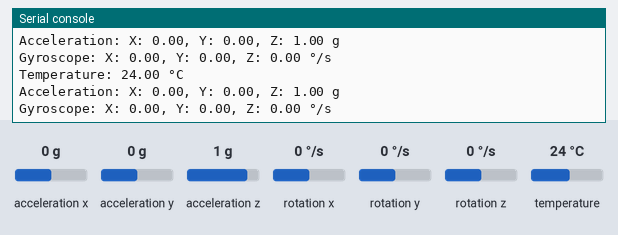
Bench run of a program on a simulated Raspberry Pi Pico running MicroPython. On the bench: the last lines printed to the serial console. The test bench sets the inputs (shaded band); at power-on: acceleration x 0 g, acceleration y 0 g, acceleration z 1 g, rotation x 0 °/s, rotation y 0 °/s, rotation z 0 °/s, temperature 24 °C.

Above: at 1.3 s.
1.4 s: acceleration x set to -1.4 g
At 2.0 s:
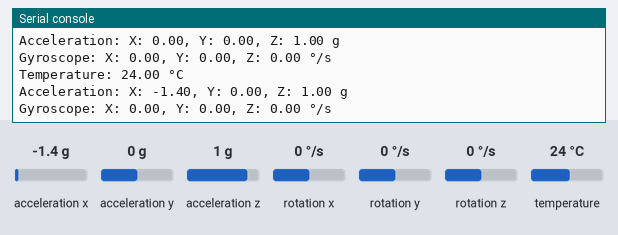
2.9 s: acceleration y set to -1.4 g
At 3.5 s:
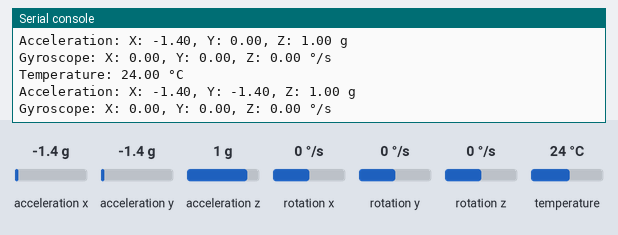
4.4 s: acceleration z set to -1.4 g
At 5.1 s:
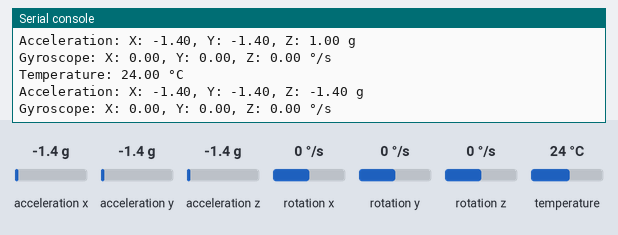
5.9 s: rotation x set to -192 °/s
At 6.5 s:
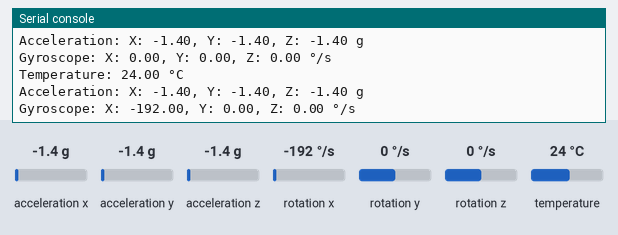
7.4 s: rotation y set to -192 °/s
At 8.1 s:
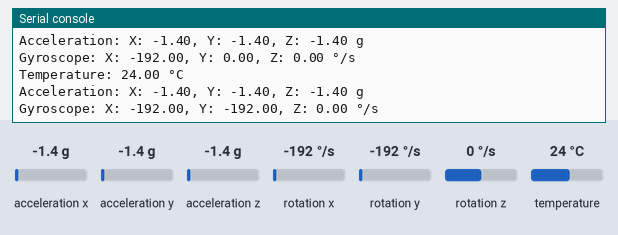

The program:

pico-6050.py
```python
from machine import Pin, I2C
import utime

PWR_MGMT_1 = 0x6B
SMPLRT_DIV = 0x19
CONFIG = 0x1A
GYRO_CONFIG = 0x1B
ACCEL_CONFIG = 0x1C
TEMP_OUT_H = 0x41
ACCEL_XOUT_H = 0x3B
GYRO_XOUT_H = 0x43

def init_mpu6050(i2c, address=0x68):
    i2c.writeto_mem(address, PWR_MGMT_1, b'\x00')
    utime.sleep_ms(100)
    i2c.writeto_mem(address, SMPLRT_DIV, b'\x07')
    i2c.writeto_mem(address, CONFIG, b'\x00')
    i2c.writeto_mem(address, GYRO_CONFIG, b'\x00')
    i2c.writeto_mem(address, ACCEL_CONFIG, b'\x00')

def read_raw_data(i2c, addr, address=0x68):
    high = i2c.readfrom_mem(address, addr, 1)[0]
    low = i2c.readfrom_mem(address, addr + 1, 1)[0]
    value = high << 8 | low
    if value > 32768:
        value = value - 65536
    return value

def get_mpu6050_data(i2c):
    temp = read_raw_data(i2c, TEMP_OUT_H) / 340.0 + 36.53
    accel_x = read_raw_data(i2c, ACCEL_XOUT_H) / 16384.0
    accel_y = read_raw_data(i2c, ACCEL_XOUT_H + 2) / 16384.0
    accel_z = read_raw_data(i2c, ACCEL_XOUT_H + 4) / 16384.0
    gyro_x = read_raw_data(i2c, GYRO_XOUT_H) / 131.0
    gyro_y = read_raw_data(i2c, GYRO_XOUT_H + 2) / 131.0
    gyro_z = read_raw_data(i2c, GYRO_XOUT_H + 4) / 131.0

    return {
        'temp': temp,
        'accel': {
            'x': accel_x,
            'y': accel_y,
            'z': accel_z,
        },
        'gyro': {
            'x': gyro_x,
            'y': gyro_y,
            'z': gyro_z,
        }
    }

from machine import Pin, I2C
import utime
#from mpu6050 import init_mpu6050, get_mpu6050_data

i2c = I2C(0, scl=Pin(21), sda=Pin(20), freq=400000)
init_mpu6050(i2c)

while True:
    data = get_mpu6050_data(i2c)
    print("Temperature: {:.2f} °C".format(data['temp']))
    print("Acceleration: X: {:.2f}, Y: {:.2f}, Z: {:.2f} g".format(data['accel']['x'], data['accel']['y'], data['accel']['z']))
    print("Gyroscope: X: {:.2f}, Y: {:.2f}, Z: {:.2f} °/s".format(data['gyro']['x'],data['gyro']['y'], data['gyro']['z']))
    utime.sleep(0.5)
```

Measured:
- after the input at 1.4 s, the serial console: prints a new line after 0.22 s (image 1)
- after the input at 2.9 s, the serial console: prints a new line after 0.23 s (image 2)
- after the input at 4.4 s, the serial console: prints a new line after 0.24 s (image 3)
- after the input at 5.9 s, the serial console: prints a new line after 0.25 s (image 4)
- after the input at 7.4 s, the serial console: prints a new line after 0.26 s (image 5)
